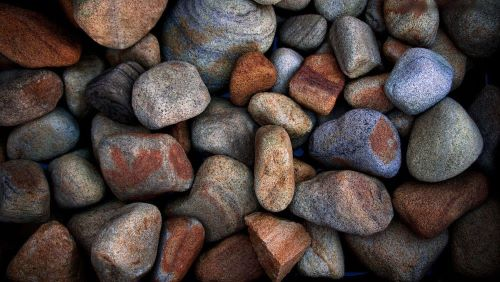
#> input picture stone.jpg, 500 x 282 px
$ python main.py
#> lines starting #> are read from the running program, lines starting #| are printed output that depends on the picture; after the words box and inside, x2 and y2 are one past the last pixel; in counts of white or black regions, pixels touching at a corner belong together
import cv2
import numpy as np

# Загрузка изображения
image = cv2.imread('stone.jpg')
#> image is the input picture: shape (282, 500, 3); mean B, G, R 62, 65.2, 76.9

# Определение размеров изображения
height, width = image.shape[:2]
#> height = 282; width = 500

# Создание чёрного круглого маскирующего изображения
mask = np.zeros((height, width), dtype=np.uint8)
center = (width // 2, height // 2)
#> center = (250, 141)
radius = min(width, height) // 2
#> radius = 141
cv2.circle(mask, center, radius, (255), -1)
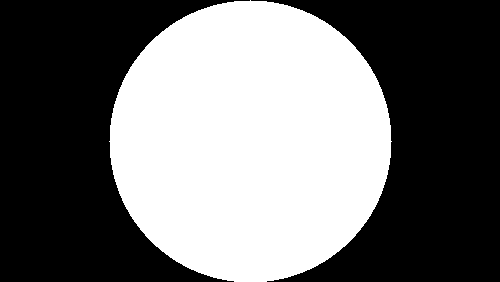
#> mask: shape (282, 500); 44.3% white; 1 white region, box (x1, y1, x2, y2) and area: (109, 0, 392, 282) 62432

# Применение маски к изображению
result = cv2.bitwise_and(image, image, mask=mask)
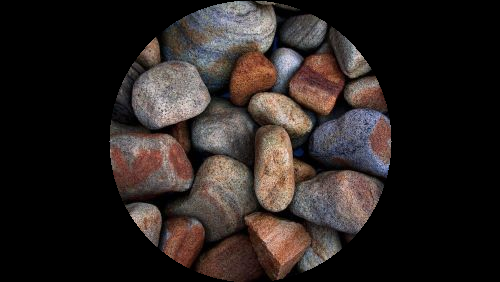
#> result: shape (282, 500, 3); mean B, G, R 33.3, 35.4, 42.4

cv2.imshow('Original Image', image)
cv2.imshow('Circular Mask', result)
cv2.waitKey(0)
cv2.destroyAllWindows()
